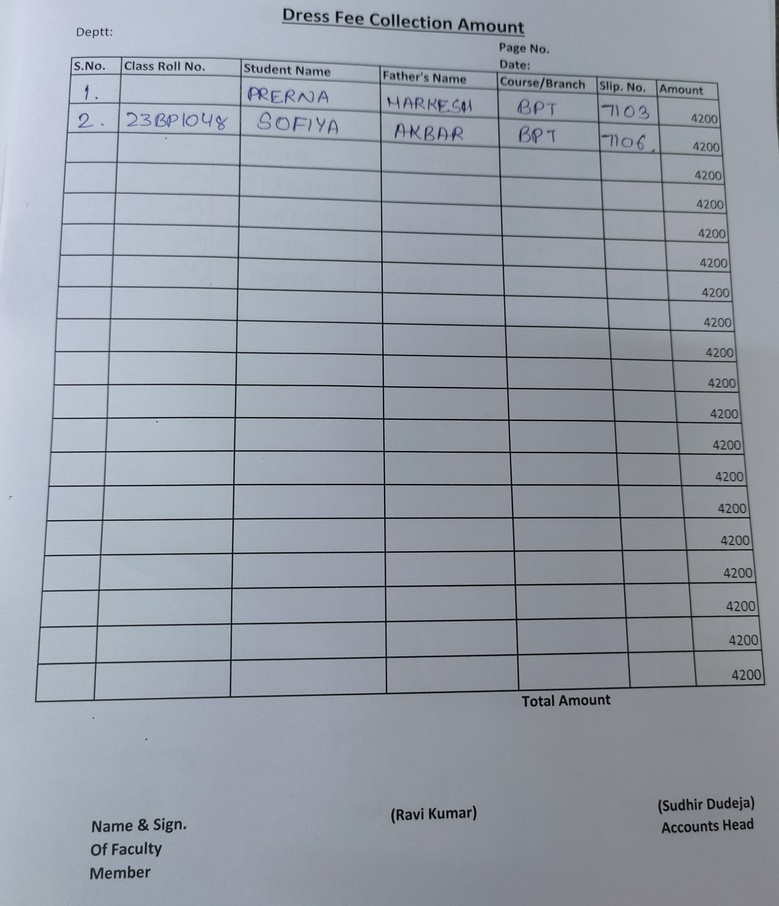
#> input picture input_images/img001.jpg, 779 x 906 px, shrunk from 2742 x 3189 before the run
$ python -i TableLinesRemover.py   (imports and definitions only)
#> lines starting #> are read from the running program, lines starting #| are printed output that depends on the picture; after the words box and inside, x2 and y2 are one past the last pixel; in counts of white or black regions, pixels touching at a corner belong together
#> further down, picture is the input picture: shape (906, 779, 3); mean B, G, R 167.5, 157.3, 150.9
import cv2
import numpy as np

class TableLinesRemover:

    def __init__(self, image):
        self.image = image

    def execute(self):
        self.grayscale_image()
        self.store_process_image("0_grayscaled.jpg", self.grey)
        self.threshold_image()
        self.store_process_image("1_thresholded.jpg", self.thresholded_image)
        self.invert_image()
        self.store_process_image("2_inverted.jpg", self.inverted_image)
        self.erode_vertical_lines()
        self.store_process_image("3_erode_vertical_lines.jpg", self.vertical_lines_eroded_image)
        self.erode_horizontal_lines()
        self.store_process_image("4_erode_horizontal_lines.jpg", self.horizontal_lines_eroded_image)
        self.combine_eroded_images()
        self.store_process_image("5_combined_eroded_images.jpg", self.combined_image)
        self.dilate_combined_image_to_make_lines_thicker()
        self.store_process_image("6_dilated_combined_image.jpg", self.combined_image_dilated)
        self.subtract_combined_and_dilated_image_from_original_image()
        self.store_process_image("7_image_without_lines.jpg", self.image_without_lines)
        self.remove_noise_with_erode_and_dilate()
        self.store_process_image("8_image_without_lines_noise_removed.jpg", self.image_without_lines_noise_removed)
        return self.image_without_lines_noise_removed

    def grayscale_image(self):
        self.grey = cv2.cvtColor(self.image, cv2.COLOR_BGR2GRAY)

    def threshold_image(self):
        self.thresholded_image = cv2.threshold(self.grey, 127, 255, cv2.THRESH_BINARY)[1]
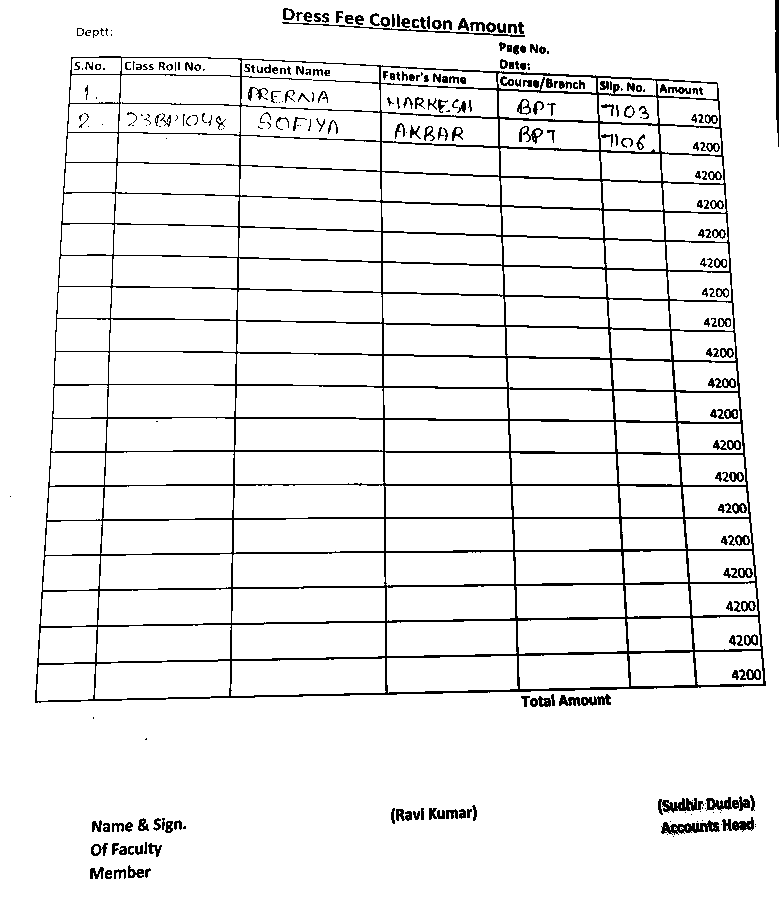
#> self.thresholded_image: shape (906, 779); 93.1% white; black in thin lines or dots

    def invert_image(self):
        self.inverted_image = cv2.bitwise_not(self.thresholded_image)
#> self.inverted_image: shape (906, 779); 6.9% white in thin lines or dots

    def erode_vertical_lines(self):
        hor = np.array([[1,1,1,1,1,1]])
        self.vertical_lines_eroded_image = cv2.erode(self.inverted_image, hor, iterations=10)
#> self.vertical_lines_eroded_image: shape (906, 779); 1.7% white in thin lines or dots, all inside (x1, y1, x2, y2) = (67, 57, 746, 701)
        self.vertical_lines_eroded_image = cv2.dilate(self.vertical_lines_eroded_image, hor, iterations=10)
#> self.vertical_lines_eroded_image: shape (906, 779); 3.1% white in thin lines or dots, all inside (x1, y1, x2, y2) = (47, 57, 776, 701)

    def erode_horizontal_lines(self):
        ver = np.array([[1],
               [1],
               [1],
               [1],
               [1],
               [1],
               [1]])
        self.horizontal_lines_eroded_image = cv2.erode(self.inverted_image, ver, iterations=10)
#> self.horizontal_lines_eroded_image: shape (906, 779); 0.2% white in thin lines or dots, all inside (x1, y1, x2, y2) = (230, 0, 779, 668)
        self.horizontal_lines_eroded_image = cv2.dilate(self.horizontal_lines_eroded_image, ver, iterations=10)
#> self.horizontal_lines_eroded_image: shape (906, 779); 0.42% white in thin lines or dots, all inside (x1, y1, x2, y2) = (230, 0, 779, 698)

    def combine_eroded_images(self):
        self.combined_image = cv2.add(self.vertical_lines_eroded_image, self.horizontal_lines_eroded_image)
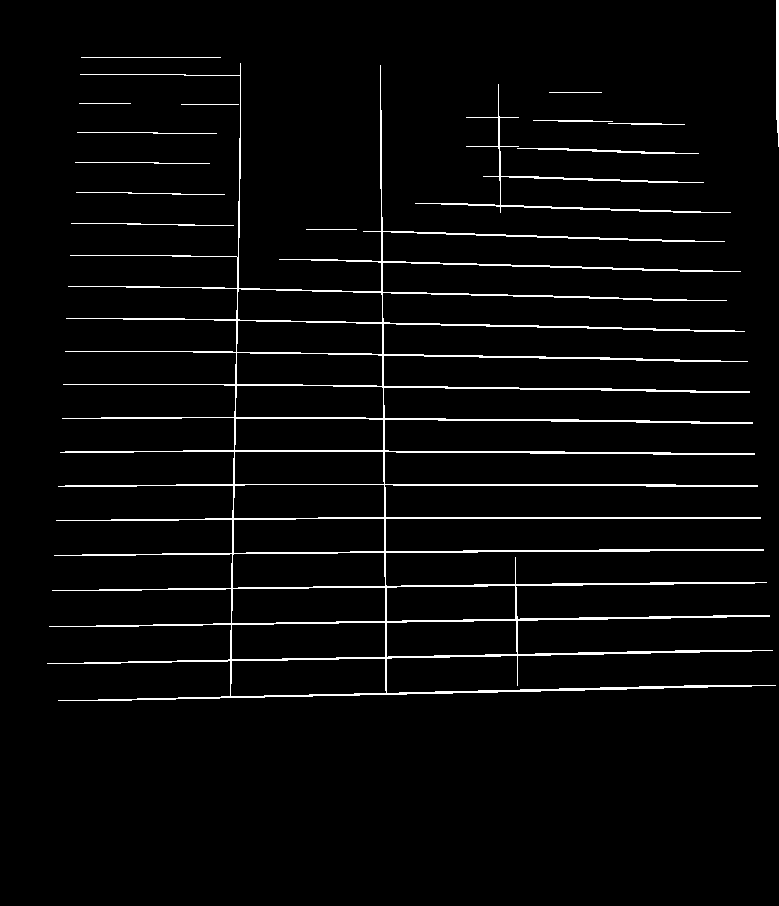
#> self.combined_image: shape (906, 779); 3.5% white in thin lines or dots, all inside (x1, y1, x2, y2) = (47, 0, 779, 701)

    def dilate_combined_image_to_make_lines_thicker(self):
        kernel = cv2.getStructuringElement(cv2.MORPH_RECT, (2, 2))
        self.combined_image_dilated = cv2.dilate(self.combined_image, kernel, iterations=5)
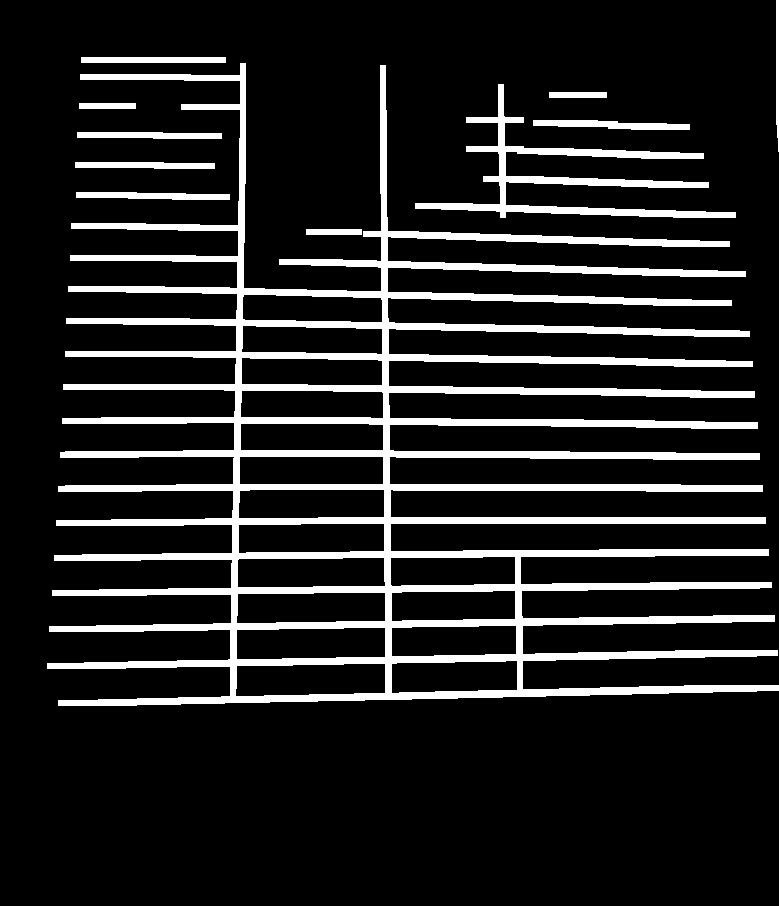
#> self.combined_image_dilated: shape (906, 779); 13.2% white; 11 white regions, largest, box (x1, y1, x2, y2) and area: (47, 63, 779, 706) 80960, (415, 84, 736, 218) 6472, (533, 120, 690, 130) 1038

    def subtract_combined_and_dilated_image_from_original_image(self):
        self.image_without_lines = cv2.subtract(self.inverted_image, self.combined_image_dilated)
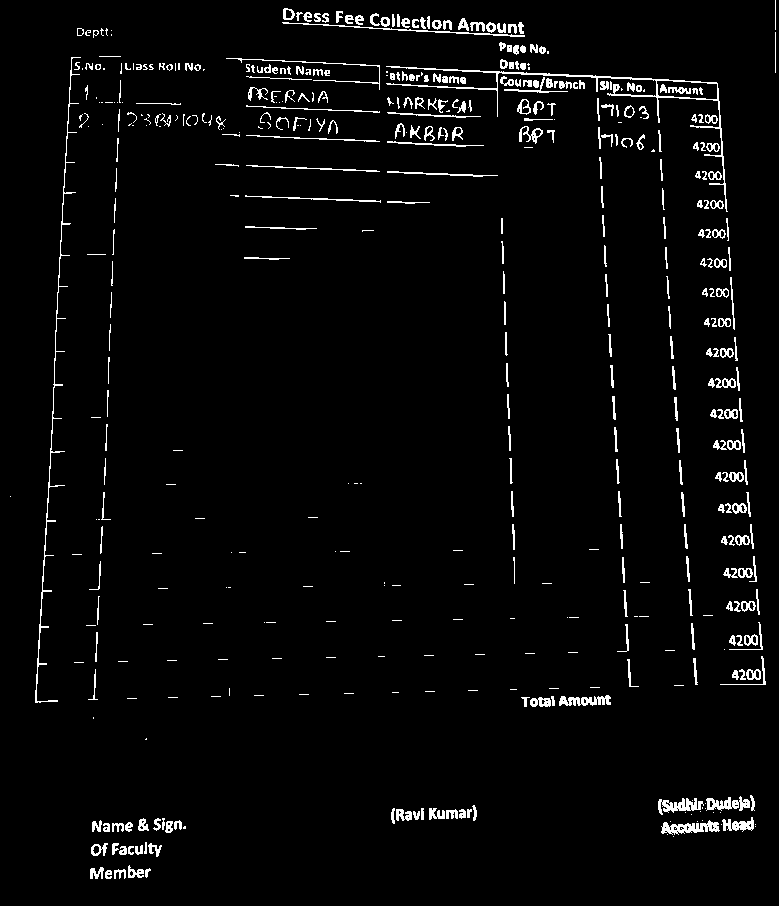
#> self.image_without_lines: shape (906, 779); 3.2% white in thin lines or dots

    def remove_noise_with_erode_and_dilate(self):
        kernel = cv2.getStructuringElement(cv2.MORPH_RECT, (2, 2))
        self.image_without_lines_noise_removed = cv2.erode(self.image_without_lines, kernel, iterations=1)
#> self.image_without_lines_noise_removed: shape (906, 779); 1.3% white in thin lines or dots, all inside (x1, y1, x2, y2) = (36, 9, 766, 879)
        self.image_without_lines_noise_removed = cv2.dilate(self.image_without_lines_noise_removed, kernel, iterations=1)
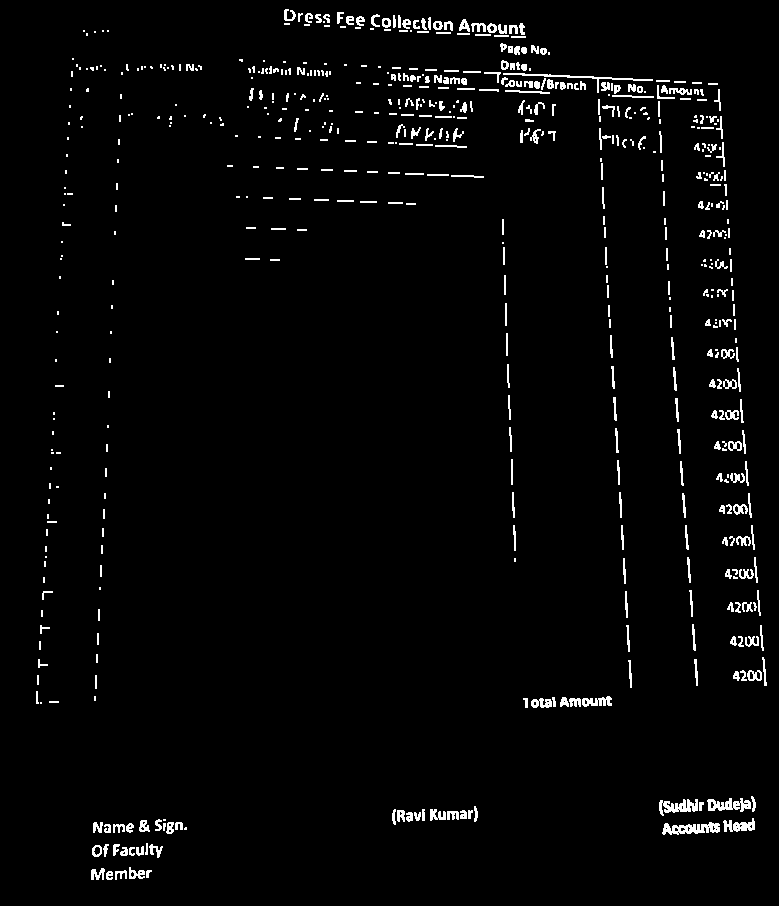
#> self.image_without_lines_noise_removed: shape (906, 779); 2.6% white in thin lines or dots

    def store_process_image(self, file_name, image):
        path = "./process_images/table_lines_remover/" + file_name
        cv2.imwrite(path, image)

>>> import cv2
>>> picture = cv2.imread('input_images/img001.jpg')
>>> result = TableLinesRemover(picture).execute()

$ run again, on input_images/img011.jpg
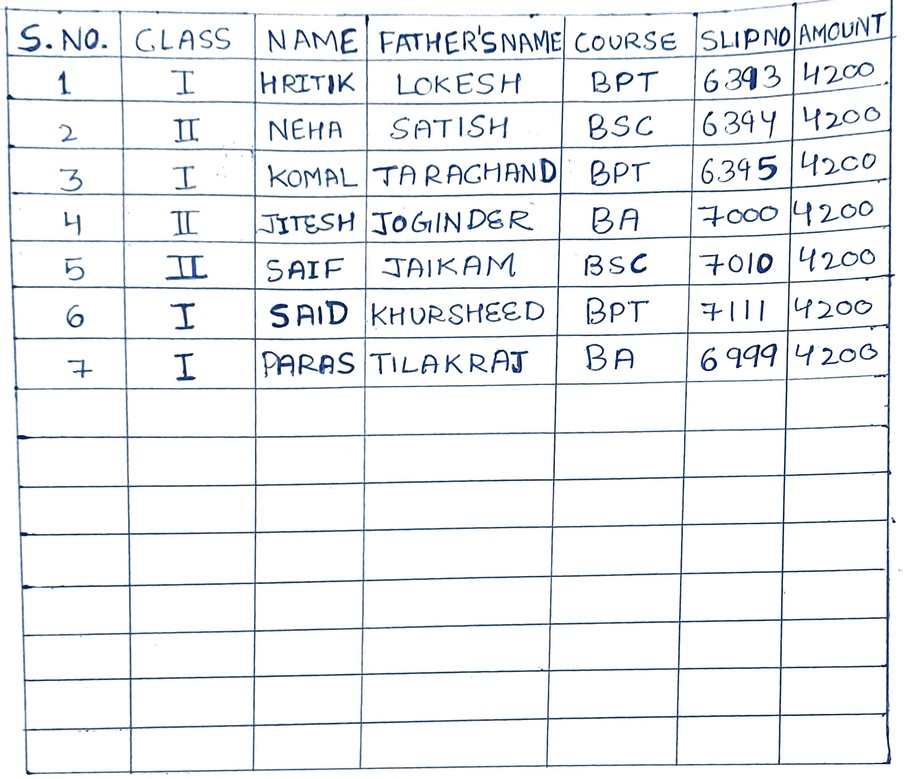
#> input picture input_images/img011.jpg, 906 x 779 px, shrunk from 2044 x 1758 before the run
#> picture is the input picture: shape (779, 906, 3); mean B, G, R 242.2, 239.9, 237.6
#> in threshold_image, `self.thresholded_image = cv2.threshold(self.grey, 127, 255, cv2.THRESH..`:
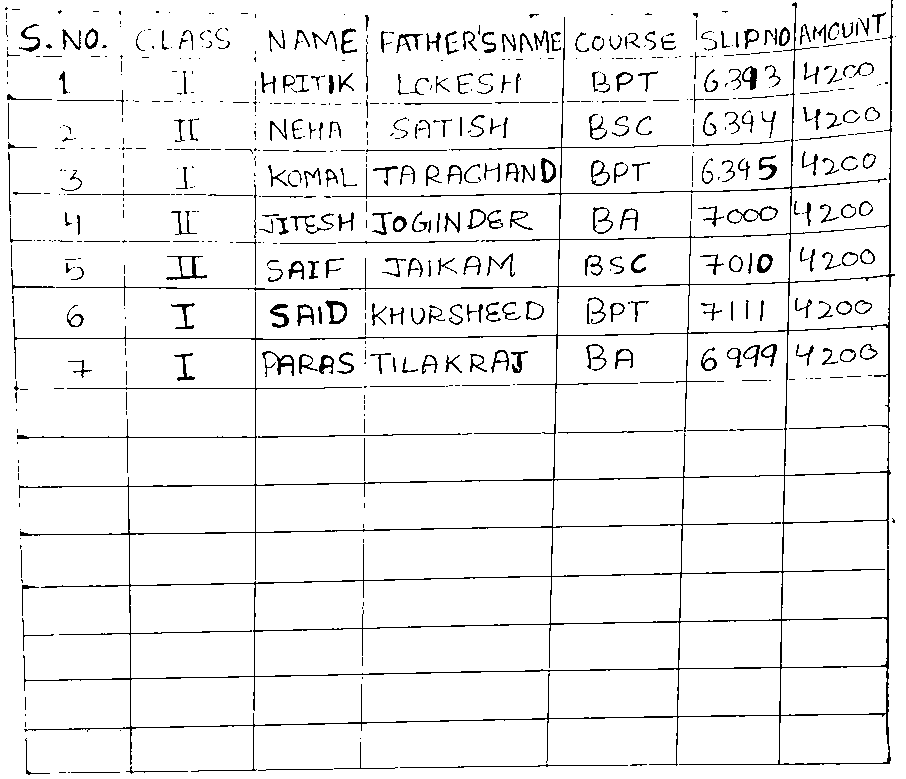
#> self.thresholded_image: shape (779, 906); 94.2% white; black in thin lines or dots
#> self.inverted_image: shape (779, 906); 5.8% white in thin lines or dots
#> self.combined_image: shape (779, 906); 1.7% white in thin lines or dots
#> self.combined_image_dilated: shape (779, 906); 9.2% white; 21 white regions, largest, box (x1, y1, x2, y2) and area: (24, 0, 905, 770) 51054, (276, 765, 643, 775) 2221, (342, 193, 652, 202) 1901
#> self.image_without_lines: shape (779, 906); 4.2% white in thin lines or dots
#> in remove_noise_with_erode_and_dilate, `self.image_without_lines_noise_removed = cv2.dilate(self.image_without..`:
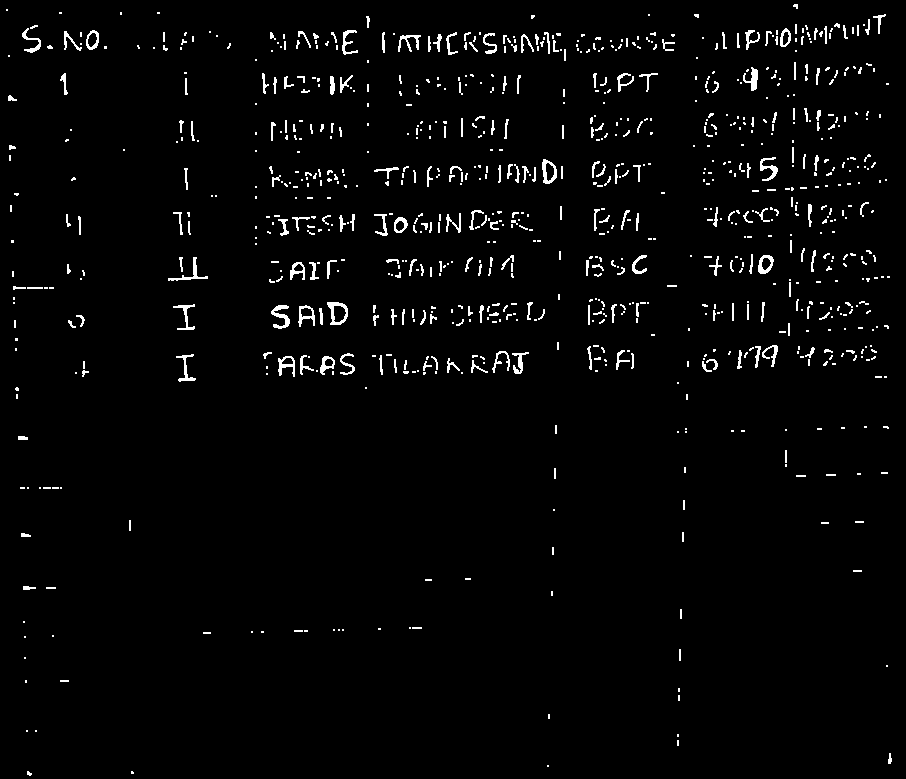
#> self.image_without_lines_noise_removed: shape (779, 906); 2.5% white in thin lines or dots
